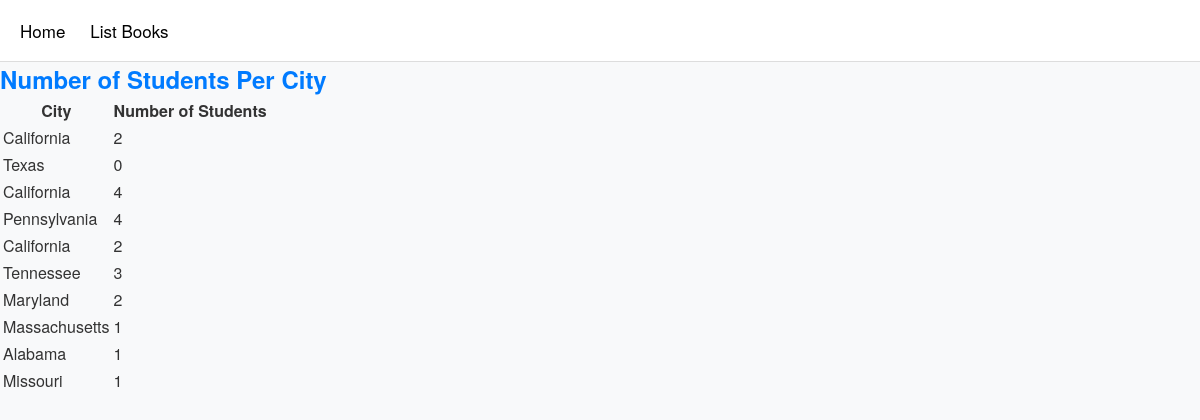
Page /books/task7/ on the committed database.
### apps/bookmodule/models.py (models this page shows, shortened)
class Address(models.Model):
    city = models.CharField(max_length=50)

### apps/bookmodule/views.py (the view)
# urls.py: path('task7/', views.showStudentsInCity,name="books.task7"),
def showStudentsInCity(request):
    students_per_city = Address.objects.annotate(student_count=Count('student'))
    return render(request, 'bookmodule/task7.html', {'data':students_per_city})

### apps/templates/bookmodule/task7.html
{% extends "layouts/base.html" %}
{% block content %}
<div>
    <h2>Number of Students Per City</h1>
        {% if data %}
        <table>
            <thead>
                <tr>
                    <th>City</th>
                    <th>Number of Students</th>
                </tr>
            </thead>
            <tbody>
                {% for city in data %}
                <tr>
                    <td>{{ city.city }}</td>
                    <td>{{ city.student_count }}</td>
                </tr>
                {% endfor %}
            </tbody>
        </table>
        {% else %}
        <p>Nothing was found .</p>
        {% endif %}
</div>
{% endblock content %}

### apps/static/style.css (style rules this page uses)
body { font-family: "Helvetica Neue", Helvetica, Arial, sans-serif; background: #f8f9fa; margin: 0; padding: 0; color: #333; }
h2 { color: #007bff; font-size: 1.5em; margin: 0; padding: 0; font-weight: 600; }

### rows in the picture
Address: city "California", student_count "2"
Address: city "Texas", student_count "0"
Address: city "California", student_count "4"
Address: city "Pennsylvania", student_count "4"
Address: city "California", student_count "2"
Address: city "Tennessee", student_count "3"
Address: city "Maryland", student_count "2"
Address: city "Massachusetts", student_count "1"
Address: city "Alabama", student_count "1"
Address: city "Missouri", student_count "1"
